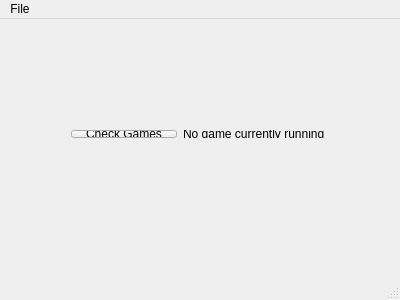
<?xml version="1.0" encoding="UTF-8"?>
<ui version="4.0">
 <class>MainWindow</class>
 <widget class="QMainWindow" name="MainWindow">
  <property name="geometry">
   <rect>
    <x>0</x>
    <y>0</y>
    <width>400</width>
    <height>300</height>
   </rect>
  </property>
  <property name="windowTitle">
   <string>Otherbind</string>
  </property>
  <widget class="QWidget" name="centralWidget">
   <widget class="QWidget" name="layoutWidget">
    <property name="geometry">
     <rect>
      <x>60</x>
      <y>100</y>
      <width>276</width>
      <height>30</height>
     </rect>
    </property>
    <layout class="QHBoxLayout" name="horizontalLayout">
     <item>
      <widget class="QPushButton" name="pushButton">
       <property name="text">
        <string>Check Games</string>
       </property>
      </widget>
     </item>
     <item>
      <widget class="QLabel" name="label">
       <property name="text">
        <string>No game currently running</string>
       </property>
      </widget>
     </item>
    </layout>
   </widget>
  </widget>
  <widget class="QMenuBar" name="menuBar">
   <property name="geometry">
    <rect>
     <x>0</x>
     <y>0</y>
     <width>400</width>
     <height>25</height>
    </rect>
   </property>
   <widget class="QMenu" name="menuFile">
    <property name="title">
     <string>File</string>
    </property>
    <addaction name="actionGlobal_Preferences"/>
   </widget>
   <addaction name="menuFile"/>
  </widget>
  <widget class="QStatusBar" name="statusBar"/>
  <action name="actionGlobal_Preferences">
   <property name="text">
    <string>Preferences</string>
   </property>
  </action>
 </widget>
 <layoutdefault spacing="6" margin="11"/>
 <resources/>
 <connections/>
</ui>
